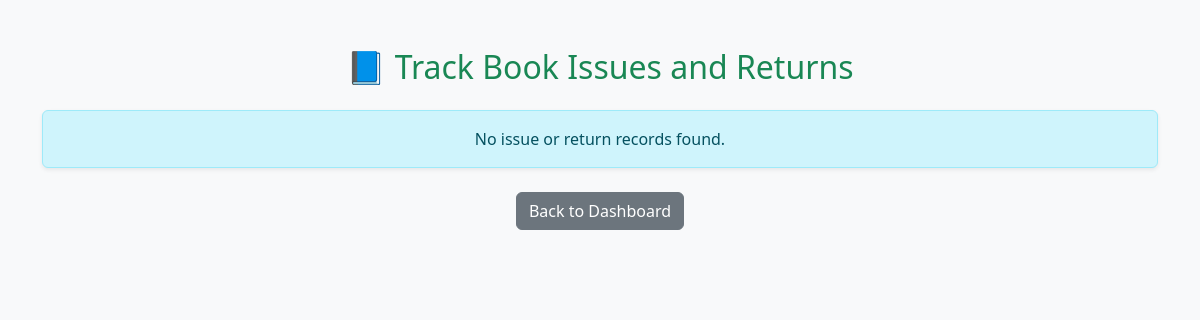
Before: /admin_issues/ with the older database file.
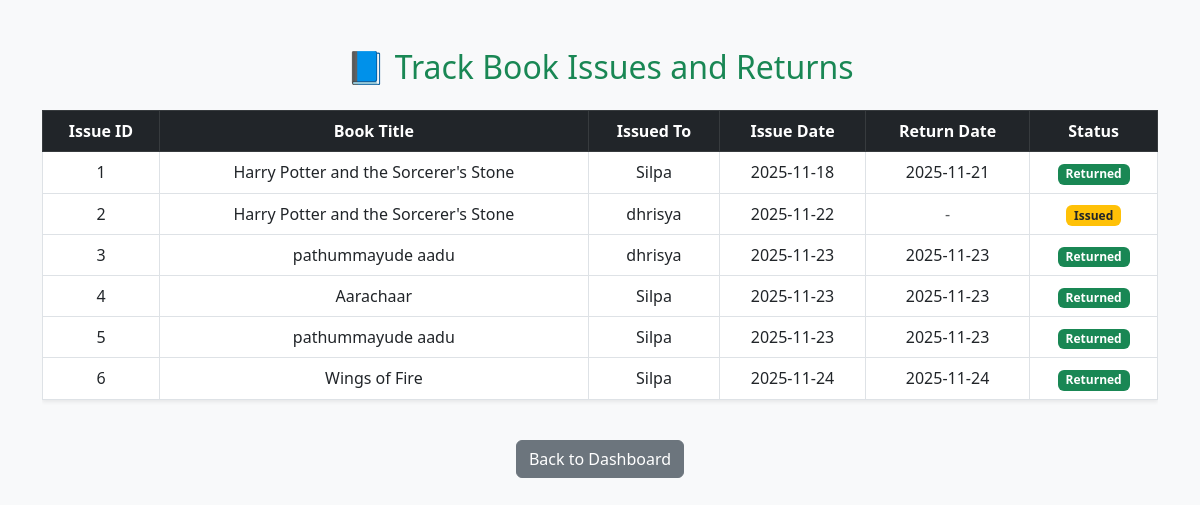
After: the same page with the newer database file.
### app/models.py (models this page shows, shortened)
class IssuedBook(models.Model):
    user = models.ForeignKey(User, on_delete=models.CASCADE)
    book = models.ForeignKey(Book, on_delete=models.CASCADE)
    issue_date = models.DateField(auto_now_add=True)
    return_date = models.DateField(null=True, blank=True)

class Book(models.Model):
    book_code = models.IntegerField(unique=True, null=True, blank=True)
    title = models.CharField(max_length=255)
    cover_image = models.ImageField(upload_to='book_covers/', blank=True, null=True)
    author = models.ForeignKey(Author, on_delete=models.CASCADE)
    category = models.ForeignKey(Category, on_delete=models.CASCADE)
    isbn = models.CharField(max_length=50, blank=True, null=True)
    publisher = models.CharField(max_length=255, blank=True, null=True)
    publication_date = models.DateField(null=True, blank=True)
    description = models.TextField(blank=True, null=True)
    total_copies = models.IntegerField(default=1)
    available_copies = models.IntegerField(default=1)
    def is_available(self):
        return self.available_copies > 0
    is_available.boolean = True

### app/views.py (the view)
# urls.py: path('admin_issues/', views.track_issues, name='admin_issues'),
def track_issues(request):
    issues = Issue.objects.select_related('book', 'user').order_by('id')
    return render(request, 'track_issues.html', {'issues': issues})

### templates/track_issues.html (shortened to what this page needs)
<!DOCTYPE html>
<html lang="en">
<head>
  <link href="https://cdn.jsdelivr.net/npm/bootstrap@5.3.0/dist/css/bootstrap.min.css" rel="stylesheet">
</head>
<body class="bg-light">
  <div class="container mt-5 mb-5">
    <h2 class="text-center mb-4 text-success">📘 Track Book Issues and Returns</h2>
    {% if issues %}
      <div class="table-responsive">
        <table class="table table-bordered table-hover align-middle text-center shadow-sm">
          <thead class="table-dark">
            <tr>
              <th>Issue ID</th>
              <th>Book Title</th>
              <th>Issued To</th>
              <th>Issue Date</th>
              <th>Return Date</th>
              <th>Status</th>
            </tr>
          </thead>
          <tbody>
            {% for issue in issues %}
              <tr>
                <td>{{ forloop.counter }}</td>
                <td>{{ issue.book.title }}</td>
                <td>{{ issue.user.username }}</td>
                <td>{{ issue.issue_date|date:"Y-m-d" }}</td>
                <td>
                  {% if issue.return_date %}
                    {{ issue.return_date|date:"Y-m-d" }}
                  {% else %}
                    <span class="text-muted">-</span>
                  {% endif %}
                </td>
                <td>
                  {% if issue.status %}
                    {% if issue.status == "Returned" %}
                      <span class="badge bg-success">Returned</span>
                    {% elif issue.status == "Overdue" %}
                      <span class="badge bg-danger">Overdue</span>
                    {% else %}
                      <span class="badge bg-warning text-dark">{{ issue.status }}</span>
                    {% endif %}
                  {% else %}
                    {% if issue.return_date %}
                      <span class="badge bg-success">Returned</span>
                    {% else %}
                      <span class="badge bg-warning text-dark">Issued</span>
                    {% endif %}
                  {% endif %}
                </td>
              </tr>
            {% endfor %}
          </tbody>
        </table>
      </div>
    {% else %}
      <div class="alert alert-info text-center shadow-sm">
        No issue or return records found.
      </div>
    {% endif %}
    <div class="text-center mt-4">
      <a href="{% url 'admin_dashboard' %}" class="btn btn-secondary">
         Back to Dashboard
      </a>
    </div>
  </div>
</body>
</html>

Changed rows visible on the page:
added IssuedBook: book "Harry Potter and the Sorcerer's Stone", user.username "Silpa", issue_date "2025-11-18", return_date "2025-11-21", shows "Returned"
added IssuedBook: book "Harry Potter and the Sorcerer's Stone", user.username "dhrisya", issue_date "2025-11-22", shows "Issued"
added IssuedBook: book "pathummayude aadu", user.username "dhrisya", issue_date "2025-11-23", return_date "2025-11-23", shows "Returned"
added IssuedBook: book "Aarachaar", user.username "Silpa", issue_date "2025-11-23", return_date "2025-11-23", shows "Returned"
added IssuedBook: book "pathummayude aadu", user.username "Silpa", issue_date "2025-11-23", return_date "2025-11-23", shows "Returned"
added IssuedBook: book "Wings of Fire", user.username "Silpa", issue_date "2025-11-24", return_date "2025-11-24", shows "Returned"
Other visible differences:
text no longer shown: "No issue or return records found."
text now shown: "Issue ID Book Title Issued To Issue Date Return Date Status"
